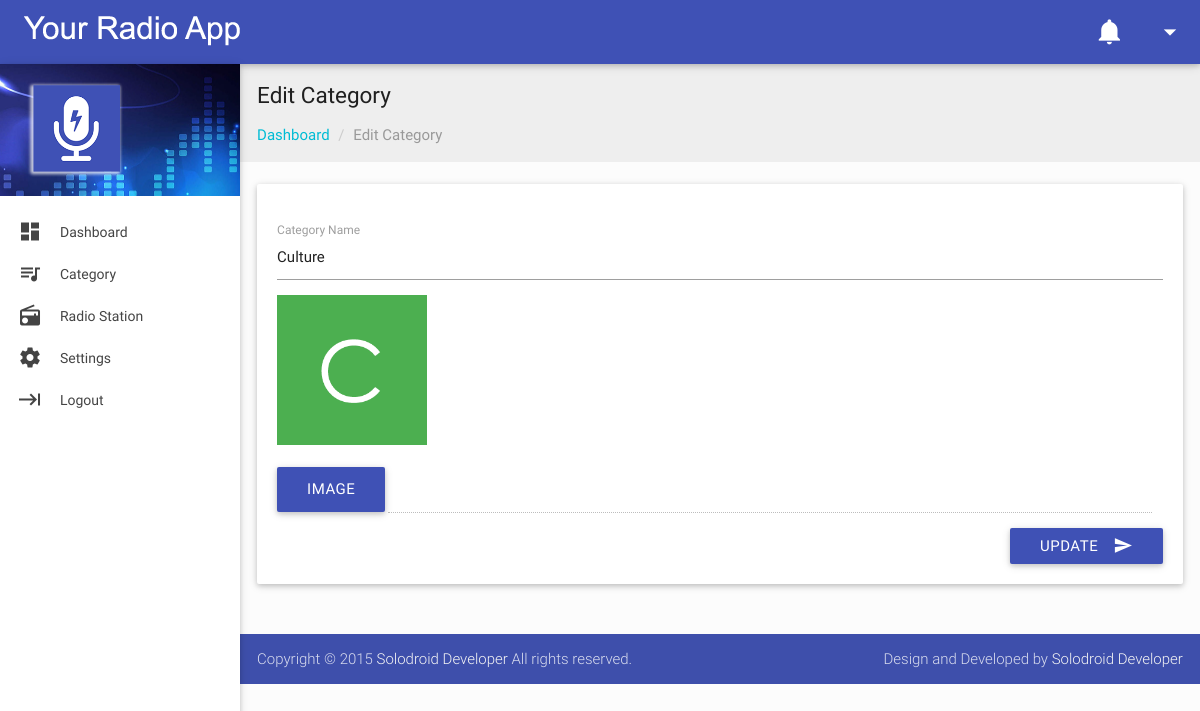
The app's page /edit-category.php?id=5 (signed in) with its own data.
### tables this page shows
CREATE TABLE `tbl_category` (
  `cid` int(11) NOT NULL,
  `category_name` varchar(255) NOT NULL,
  `category_image` varchar(255) NOT NULL
);

### edit-category.php (called while the page is built, shortened)
<?php include('public/menubar.php'); ?>
<?php include('public/edit-category-form.php'); ?>
<?php include('public/footer.php'); ?>

### public/edit-category-form.php (the view, shortened to what this page needs)
<?php
	include_once('includes/connect_database.php');
?>
	<?php
		if(isset($_GET['id'])){
			$ID = $_GET['id'];
		}else{
			$ID = "";
		}
		$data = array();
		$sql_query = "SELECT *
				FROM tbl_category
				WHERE cid = ?";
		$stmt = $connect->stmt_init();
		if($stmt->prepare($sql_query)) {
			$stmt->bind_param('s', $ID);
			$stmt->execute();
			$stmt->store_result();
			$stmt->bind_result($data['cid'],
					$data['category_name'],
					$data['category_image']
					);
		}
	?>
    <section id="content">
        <div id="breadcrumbs-wrapper" class=" grey lighten-3">
          	<div class="container">
            	<div class="row">
              		<div class="col s12 m12 l12">
               			<h5 class="breadcrumbs-title">Edit Category</h5>
		                <ol class="breadcrumb">
		                  <li><a href="dashboard.php">Dashboard</a>
		                  </li>
		                  <li><a href="#" class="active">Edit Category</a>
		                  </li>
		                </ol>
              		</div>
            	</div>
          	</div>
        </div>
        <div class="container">
          	<div class="section">
				<div class="row">
		        	<div class="col s12 m12 l12">
		        		<div class="card-panel">
		                	<div class="row">
		                 		<form method="post" class="col s12" enctype="multipart/form-data">
		                  			<div class="row">
		                    			<div class="input-field col s12">
											<div class="row">
						                      <div class="input-field col s12">
						                        <input type="text" name="category_name" id="category_name" value="<?php echo $data['category_name']; ?>" required/>
						                        <label for="category_name">Category Name</label><?php echo isset($error['category_name']) ? $error['category_name'] : '';?>
						                      </div>
						                    </div>
											<img src="upload/category/<?php echo $data['category_image']; ?>" width="150" height="150"/>
											<div class="file-field input-field col s12">
	                                            <input class="file-path validate" type="text" disabled/>
	                                            <div class="btn">
	                                                <span>Image</span>
	                                            </div>
	                                        </div>
	                                        <button class="btn cyan waves-effect waves-light right"
	                                                type="submit" name="btnEdit">Update
	                                            <i class="mdi-content-send right"></i>
	                                        </button>
										</div>
						            </div>
						        </form>
						    </div>
						</div>
					</div>
				</div>
			</div>
		</div>
	</section>

### assets/css/style.css (style rules this page uses)
body { background-color: #fcfcfc; }
.container { padding: 0 0.5rem; margin: 0 auto; max-width: 100% !important; width: 98%; }
#content .container .row { margin-bottom: 0; }
@media only screen and (min-width: 601px) { .container { width: 98%; } }
@media only screen and (min-width: 993px) { .container { width: 98%; } }
.breadcrumb { padding: 0px; margin: 15px 0px; list-style: none; }
.breadcrumbs-title { font-size: 1.5rem; line-height: 1.804rem; margin: 18px 0px 0px 0px; }
.breadcrumb > li { display: inline-block; }
.breadcrumb a { color: #00bcd4; }
.breadcrumb .active { font-weight: normal; color: #999; }
.breadcrumb > li + li:before { padding: 0 5px; color: #ccc; content: "/\00a0"; }

### records on screen
tbl_category: category_name "Culture", category_image (picture)
